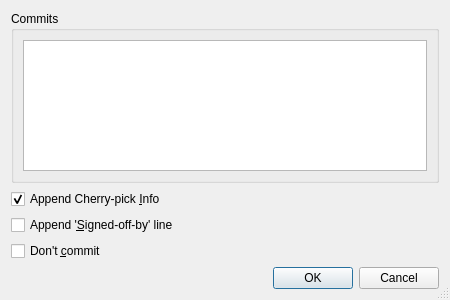
<?xml version="1.0" encoding="UTF-8"?>
<ui version="4.0">
 <class>GitCherryPickDialog</class>
 <widget class="QDialog" name="GitCherryPickDialog">
  <property name="geometry">
   <rect>
    <x>0</x>
    <y>0</y>
    <width>450</width>
    <height>300</height>
   </rect>
  </property>
  <property name="windowTitle">
   <string>Git Cherry-pick</string>
  </property>
  <property name="sizeGripEnabled">
   <bool>true</bool>
  </property>
  <layout class="QVBoxLayout" name="verticalLayout_2">
   <item>
    <widget class="QGroupBox" name="groupBox">
     <property name="title">
      <string>Commits</string>
     </property>
     <layout class="QVBoxLayout" name="verticalLayout">
      <item>
       <widget class="QPlainTextEdit" name="commitsEdit">
        <property name="toolTip">
         <string>Enter commits by id, branch or tag one per line</string>
        </property>
        <property name="tabChangesFocus">
         <bool>true</bool>
        </property>
        <property name="lineWrapMode">
         <enum>QPlainTextEdit::NoWrap</enum>
        </property>
       </widget>
      </item>
     </layout>
    </widget>
   </item>
   <item>
    <widget class="QCheckBox" name="appendCheckBox">
     <property name="toolTip">
      <string>Select to append cherry-pick info to the commit message</string>
     </property>
     <property name="text">
      <string>Append Cherry-pick &amp;Info</string>
     </property>
     <property name="checked">
      <bool>true</bool>
     </property>
    </widget>
   </item>
   <item>
    <widget class="QCheckBox" name="signoffCheckBox">
     <property name="toolTip">
      <string>Select to add a 'Signed-off-by' line to the commit message</string>
     </property>
     <property name="text">
      <string>Append '&amp;Signed-off-by' line</string>
     </property>
    </widget>
   </item>
   <item>
    <widget class="QCheckBox" name="nocommitCheckBox">
     <property name="toolTip">
      <string>Select to not commit the cherry-pick</string>
     </property>
     <property name="text">
      <string>Don't &amp;commit</string>
     </property>
    </widget>
   </item>
   <item>
    <widget class="QDialogButtonBox" name="buttonBox">
     <property name="orientation">
      <enum>Qt::Horizontal</enum>
     </property>
     <property name="standardButtons">
      <set>QDialogButtonBox::Cancel|QDialogButtonBox::Ok</set>
     </property>
    </widget>
   </item>
  </layout>
 </widget>
 <tabstops>
  <tabstop>commitsEdit</tabstop>
  <tabstop>appendCheckBox</tabstop>
  <tabstop>signoffCheckBox</tabstop>
  <tabstop>nocommitCheckBox</tabstop>
 </tabstops>
 <resources/>
 <connections>
  <connection>
   <sender>buttonBox</sender>
   <signal>accepted()</signal>
   <receiver>GitCherryPickDialog</receiver>
   <slot>accept()</slot>
   <hints>
    <hint type="sourcelabel">
     <x>248</x>
     <y>254</y>
    </hint>
    <hint type="destinationlabel">
     <x>157</x>
     <y>274</y>
    </hint>
   </hints>
  </connection>
  <connection>
   <sender>buttonBox</sender>
   <signal>rejected()</signal>
   <receiver>GitCherryPickDialog</receiver>
   <slot>reject()</slot>
   <hints>
    <hint type="sourcelabel">
     <x>316</x>
     <y>260</y>
    </hint>
    <hint type="destinationlabel">
     <x>286</x>
     <y>274</y>
    </hint>
   </hints>
  </connection>
 </connections>
</ui>
